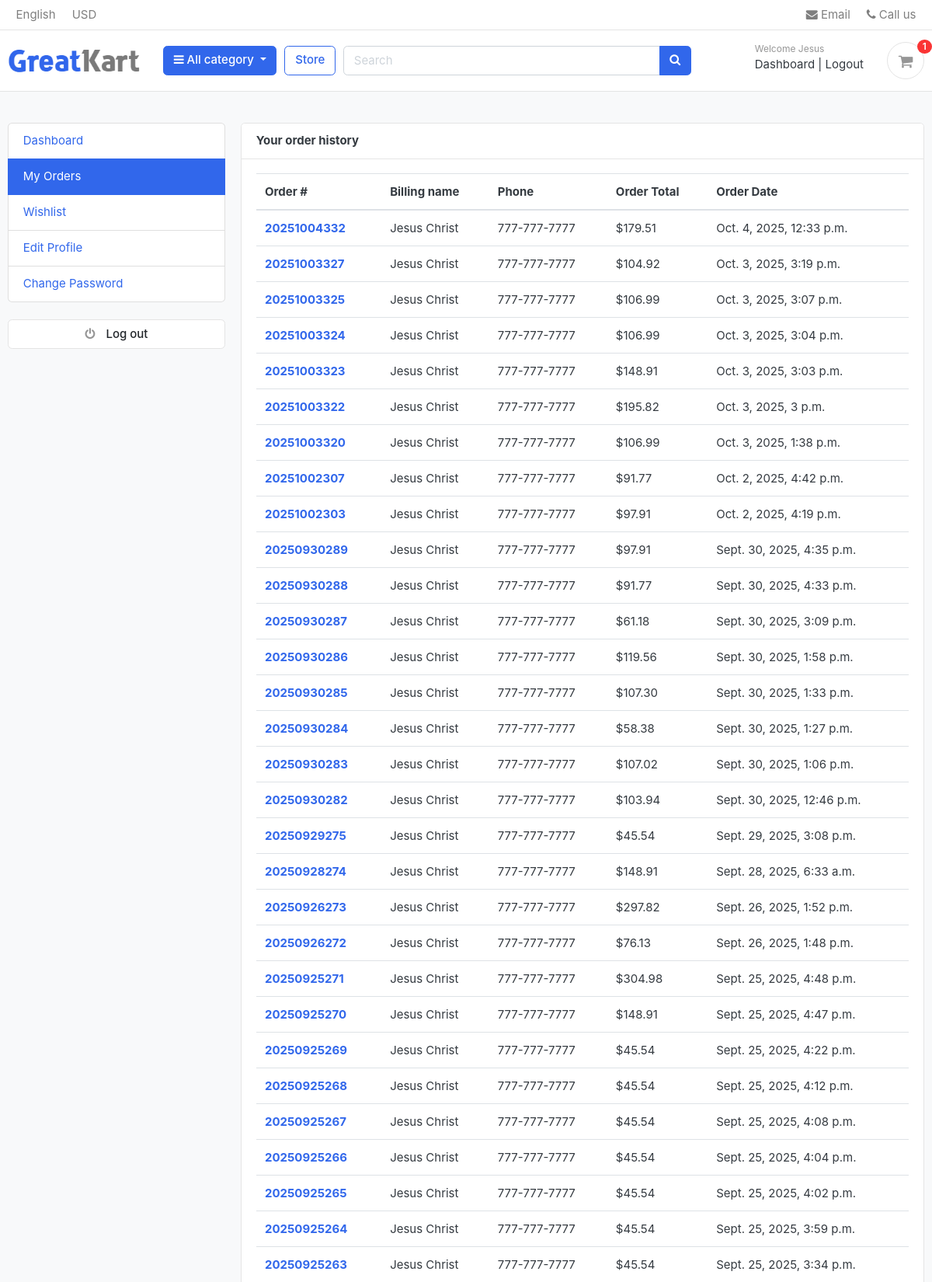
The page /accounts/my_orders/ (signed in, upper part) on the database its author committed.
### accounts/models.py (models this page shows, shortened)
class Account(AbstractUser):
    first_name = models.CharField(max_length=50)
    last_name = models.CharField(max_length=50)
    username = models.CharField(max_length=50, unique=True)
    email = models.EmailField(max_length=100, unique=True)
    phone_number = models.CharField(max_length=50)
    date_joined = models.DateTimeField(auto_now_add=True)
    last_login = models.DateTimeField(auto_now_add=True)
    is_admin = models.BooleanField(default=False)
    is_staff = models.BooleanField(default=False)
    is_active = models.BooleanField(default=False)
    is_superadmin = models.BooleanField(default=False)
    USERNAME_FIELD = 'email'
    REQUIRED_FIELDS = ['username', 'first_name', 'last_name']
    objects = MyAccountManager()

### orders/models.py (models this page shows, shortened)
class Order(models.Model):
    STATUS = (
        ("AUTHORIZED", "Authorized"),
        ("PENDING", "Pending"),
        ("CAPTURED", "Captured"),
        ("REFUNDED", "Refunded"),
    )
    ORDER_STATUS = (
        ("PROCESSING", "Processing"),
        ("SHIPPED", "Shipped"),
        ("CANCELLED", "Cancelled"),
        ("RETURNED", "Returned"),
    )
    user = models.ForeignKey(Account, on_delete=models.SET_NULL, null=True)
    payment = models.ForeignKey(Payment, on_delete=models.SET_NULL, blank=True, null=True)
    order_number = models.CharField(max_length=20)
    first_name = models.CharField(max_length=50)
    last_name = models.CharField(max_length=50)
    phone = models.CharField(max_length=15)
    email = models.EmailField(max_length=50)
    address_line_1 = models.CharField(max_length=50)
    address_line_2 = models.CharField(max_length=50, blank=True)
    country = models.CharField(max_length=2, default='US')  # 2-letter code
    state = models.CharField(max_length=2)
    city = models.CharField(max_length=50)
    zip_code = models.CharField(max_length=10)
    order_note = models.CharField(max_length=100, blank=True)
    order_total = models.DecimalField(max_digits=10, decimal_places=2)
    tax = models.DecimalField(max_digits=10, decimal_places=2)
    shipping_cost = models.DecimalField(max_digits=10, decimal_places=2, default=0,
                                        help_text="Final shipping cost applied to this order")
    status = models.CharField(max_length=10,choices=STATUS,default="AUTHORIZED",verbose_name="Payment Status")
    tracking_number = models.CharField(max_length=100, blank=True, null=True,
                                       help_text="Carrier tracking number for shipment")
    order_status = models.CharField(max_length=15,choices=ORDER_STATUS,default="PROCESSING",)
    is_ordered = models.BooleanField(default=False)
    ip = models.CharField(blank=True, max_length=20)
    created_at = models.DateTimeField(auto_now_add=True)
    updated_at = models.DateTimeField(auto_now=True)
    shipping_first_name = models.CharField(max_length=50, blank=True)
    shipping_last_name = models.CharField(max_length=50, blank=True)
    shipping_phone = models.CharField(max_length=15, blank=True)
    shipping_email = models.EmailField(max_length=50, blank=True)
    shipping_address_line_1 = models.CharField(max_length=50, blank=True)
    shipping_address_line_2 = models.CharField(max_length=50, blank=True)
    shipping_country = models.CharField(max_length=2, blank=True, default='US')
    shipping_state = models.CharField(max_length=2, blank=True)
    shipping_city = models.CharField(max_length=50, blank=True)
    shipping_zip_code = models.CharField(max_length=20, blank=True)
    shipping_method = models.CharField(max_length=50, blank=True, null=True,
                                       help_text="Carrier or type (e.g., FedEx Home, Free Shipping)")
    supplier_name = models.CharField(max_length=255, blank=True, null=True)
    po_number = models.CharField(max_length=100, blank=True, null=True)
    supplier_order_date = models.DateField(blank=True, null=True)
    paypal_authorization_id = models.CharField(max_length=255, blank=True, null=True)
    paypal_order_id = models.CharField(max_length=255, blank=True, null=True)
    def full_name(self):
        return f'{self.first_name} {self.last_name}'

### accounts/views.py (the view)
# urls.py: path('my_orders/', views.my_orders, name='my_orders'),
@login_required(login_url='login')
def my_orders(request):
    orders = Order.objects.filter(
        user=request.user
    ).exclude(
        status="New"   # hide only brand new / incomplete orders
    ).order_by('-created_at')
    context = {
        'orders': orders,
    }
    return render(request, 'accounts/my_orders.html', context)

### carts/context_processors.py (called while the page is built)
def counter(request):
    cart_count = 0
    if 'admin' in request.path:
        return {}
    else:
        try:
            cart = Cart.objects.filter(cart_id= _cart_id(request))
            if request.user.is_authenticated:
                cart_items = CartItem.objects.all().filter(user=request.user)
            else:
                cart_items = CartItem.objects.all().filter(cart=cart[:1])
            for cart_item in cart_items:
                cart_count += cart_item.quantity
        except Cart.DoesNotExist:
            cart_count = 0
    return dict(cart_count=cart_count)

### carts/utils.py (called while the page is built)
def _cart_id(request):
    cart_id = request.session.get('cart_id')
    if not cart_id:
        cart_id = str(uuid.uuid4())
        request.session['cart_id'] = cart_id
        request.session.modified = True
    return cart_id

### category/context_processors.py (called while the page is built)
def menu_links(request):
    from category.models import Category
    links = Category.objects.all()
    return dict(links=links)

### category/models.py (called while the page is built)
    def get_url(self):
        return reverse('store:products_by_category', args=[self.slug])

### store/context_processors.py (called while the page is built)
def recently_viewed(request):
    viewed_ids = request.session.get('viewed_products', [])
    recently_viewed = Product.objects.filter(id__in=viewed_ids, is_available=True).order_by('-modified_date')[:5]  # Limit to 5, match session order if possible
    ordered_products = sorted(recently_viewed, key=lambda p: viewed_ids.index(p.id) if p.id in viewed_ids else len(viewed_ids))
    return {'recently_viewed': ordered_products}

### templates/accounts/my_orders.html (shortened to what this page needs)
{% extends 'base.html' %}
{% block content %}
<section class="section-content padding-y bg">
<div class="container">
	<div class="row">
	{% include 'includes/dashboard_sidebar.html' %}
	<main class="col-md-9">
		<article class="card">
		<header class="card-header">
			<strong class="d-inline-block mr-3">Your order history</strong>
		</header>
		<div class="card-body">
			<div class="row">
			<div class="col-md-12">
				<table class="table table-hover">
  <thead>
    <tr>
      <th scope="col">Order #</th>
      <th scope="col">Billing name</th>
      <th scope="col">Phone </th>
      <th scope="col">Order Total</th>
	  <th scope="col">Order Date</th>
    </tr>
  </thead>
  <tbody>
  	{% for order in orders %}
    <tr>
      <th scope="row"><a href="{% url 'order_detail' order.order_number  %}">{{ order.order_number }}</a></th>
      <td>{{ order.full_name }}</td>
      <td>{{ order.phone }}</td>
      <td>${{ order.order_total|floatformat:2 }}</td>
	  <td>{{ order.created_at }}</td>
    </tr>
	{% endfor %}
  </tbody>
</table>
			</div>
			</div>
			</div>
		</article>
	</main>
</div>
</div>
</section>
{% endblock %}

### templates/includes/navbar.html (shortened to what this page needs)
{% load static %}
<header class="section-header">
    <nav class="navbar p-md-0 navbar-expand-sm navbar-light border-bottom">
        <div class="container">
            <div class="collapse navbar-collapse" id="navbarTop4">
                <ul class="navbar-nav mr-auto">
                    <li class="nav-item dropdown">
                        <a href="#" class="nav-link"> English </a>
                    </li>
                    <li class="nav-item dropdown">
                        <a href="#" class="nav-link"> USD </a>
                    </li>
                </ul>
                <ul class="navbar-nav">
                    <li><a href="#" class="nav-link"> <i class="fa fa-envelope"></i> Email </a></li>
                    <li><a href="#" class="nav-link"> <i class="fa fa-phone"></i> Call us </a></li>
                </ul>
            </div>
        </div>
    </nav>
    <section class="header-main border-bottom">
        <div class="container">
            <div class="row align-items-center">
                <div class="col-lg-2 col-md-3 col-6">
                    <a href="{% url 'home' %}" class="brand-wrap">
                        <img class="logo" src="{% static './images/logo.png' %}">
                    </a>
                </div>
                <div class="col-lg col-sm col-md col-6 flex-grow-0">
                    <div class="category-wrap dropdown d-inline-block float-right">
                        <button type="button" class="btn btn-primary dropdown-toggle" data-toggle="dropdown">
                            <i class="fa fa-bars"></i> All category
                        </button>
                    </div>
                </div>
                <a href="{% url 'store:store' %}" class="btn btn-outline-primary">Store</a>
                <div class="col-lg col-md-6 col-sm-12 col">
                    <form action="{% url 'store:search' %}" class="search" method="GET">
                        <div class="input-group w-100">
                            <input type="text" class="form-control" style="width:60%;" placeholder="Search" name="keyword">
                            <div class="input-group-append">
                                <button class="btn btn-primary" type="submit">
                                    <i class="fa fa-search"></i>
                                </button>
                            </div>
                        </div>
                    </form>
                </div>
                <div class="col-lg-3 col-sm-6 col-8 order-2 order-lg-3">
                    <div class="d-flex justify-content-end mb-3 mb-lg-0">
                        {% if user.id is None %}
                            <div class="widget-header">
                                <small class="title text-muted">Welcome guest!</small>
                                <div>
                                    <a href="{% url 'login' %}">Sign in</a>
                                    <span class="dark-transp"> | </span>
                                    <a href="{% url 'register' %}"> Register</a>
                                </div>
                            </div>
                        {% else %}
                            <div class="widget-header">
                                <small class="title text-muted">Welcome {{user.first_name}}</small>
                                <div>
                                    <a href="{% url 'dashboard' %}">Dashboard</a>
                                    <span class="dark-transp"> | </span>
                                    <a href="{% url 'logout' %}"> Logout</a>
                                </div>
                            </div>
                        {% endif %}
                        <a href="{% url 'cart' %}" class="widget-header pl-3 ml-3">
                            <div class="icon icon-sm rounded-circle border"><i class="fa fa-shopping-cart"></i></div>
                            <span class="badge badge-pill badge-danger notify">{{ cart_count }}</span>
                        </a>
                    </div>
                </div>
            </div>
        </div>
    </section>
</header>

### static/css/ui.css (style rules this page uses)
html { font-family: "Inter", sans-serif; font-size: 15px; }
.icon-xs, .icon-sm, .icon-md, .icon-lg { display: inline-block; text-align: center; flex-shrink: 0; flex-grow: 0; }
.icon-sm { width: 48px; height: 48px; line-height: 48px !important; font-size: 20px; }
.padding-y { padding-top: 40px; padding-bottom: 40px; }
article:after, .form-group:after { display: block; clear: both; content: ""; }
.bg { background-color: #f8f9fa; }
.header-main { position: relative; padding-top: 1rem; padding-bottom: 1rem; }
.brand-wrap .logo, .navbar-brand .logo { margin-right: 7px; max-height: 42px; display: inline-block; }
.widget-header { display: inline-block; vertical-align: middle; position: relative; }
.widget-header a { color: #343a40; }
.widget-header i { color: #969696; }
.widget-header .title { display: block; }
.widget-header .notify { position: absolute; top: -3px; right: -10px; }
.notify { position: absolute; top: -4px; right: -10px; display: inline-block; padding: 0.25em 0.6em; font-size: 12px; line-height: 1; text-align: center; border-radius: 3rem; color: #fff; background-color: #fa3434; }

### templates/base.html (style rules this page uses)
body { padding-top: 0; }

### rows shown on the page
Account: first_name "Jesus"
Order: order_number "20251004332", full_name "Jesus Christ", phone "777-777-7777", order_total "179.51", created_at "Oct. 4, 2025, 12:33 p.m."
Order: order_number "20251003327", full_name "Jesus Christ", phone "777-777-7777", order_total "104.92", created_at "Oct. 3, 2025, 3:19 p.m."
Order: order_number "20251003325", full_name "Jesus Christ", phone "777-777-7777", order_total "106.99", created_at "Oct. 3, 2025, 3:07 p.m."
Order: order_number "20251003324", full_name "Jesus Christ", phone "777-777-7777", order_total "106.99", created_at "Oct. 3, 2025, 3:04 p.m."
Order: order_number "20251003323", full_name "Jesus Christ", phone "777-777-7777", order_total "148.91", created_at "Oct. 3, 2025, 3:03 p.m."
Order: order_number "20251003322", full_name "Jesus Christ", phone "777-777-7777", order_total "195.82", created_at "Oct. 3, 2025, 3 p.m."
Order: order_number "20251003320", full_name "Jesus Christ", phone "777-777-7777", order_total "106.99", created_at "Oct. 3, 2025, 1:38 p.m."
Order: order_number "20251002307", full_name "Jesus Christ", phone "777-777-7777", order_total "91.77", created_at "Oct. 2, 2025, 4:42 p.m."
Order: order_number "20251002303", full_name "Jesus Christ", phone "777-777-7777", order_total "97.91", created_at "Oct. 2, 2025, 4:19 p.m."
Order: order_number "20250930289", full_name "Jesus Christ", phone "777-777-7777", order_total "97.91", created_at "Sept. 30, 2025, 4:35 p.m."
Order: order_number "20250930288", full_name "Jesus Christ", phone "777-777-7777", order_total "91.77", created_at "Sept. 30, 2025, 4:33 p.m."
Order: order_number "20250930287", full_name "Jesus Christ", phone "777-777-7777", order_total "61.18", created_at "Sept. 30, 2025, 3:09 p.m."
Order: order_number "20250930286", full_name "Jesus Christ", phone "777-777-7777", order_total "119.56", created_at "Sept. 30, 2025, 1:58 p.m."
Order: order_number "20250930285", full_name "Jesus Christ", phone "777-777-7777", order_total "107.30", created_at "Sept. 30, 2025, 1:33 p.m."
Order: order_number "20250930284", full_name "Jesus Christ", phone "777-777-7777", order_total "58.38", created_at "Sept. 30, 2025, 1:27 p.m."
Order: order_number "20250930283", full_name "Jesus Christ", phone "777-777-7777", order_total "107.02", created_at "Sept. 30, 2025, 1:06 p.m."
Order: order_number "20250930282", full_name "Jesus Christ", phone "777-777-7777", order_total "103.94", created_at "Sept. 30, 2025, 12:46 p.m."
Order: order_number "20250929275", full_name "Jesus Christ", phone "777-777-7777", order_total "45.54", created_at "Sept. 29, 2025, 3:08 p.m."
Order: order_number "20250928274", full_name "Jesus Christ", phone "777-777-7777", order_total "148.91", created_at "Sept. 28, 2025, 6:33 a.m."
Order: order_number "20250926273", full_name "Jesus Christ", phone "777-777-7777", order_total "297.82", created_at "Sept. 26, 2025, 1:52 p.m."
Order: order_number "20250926272", full_name "Jesus Christ", phone "777-777-7777", order_total "76.13", created_at "Sept. 26, 2025, 1:48 p.m."
Order: order_number "20250925271", full_name "Jesus Christ", phone "777-777-7777", order_total "304.98", created_at "Sept. 25, 2025, 4:48 p.m."
Order: order_number "20250925270", full_name "Jesus Christ", phone "777-777-7777", order_total "148.91", created_at "Sept. 25, 2025, 4:47 p.m."
Order: order_number "20250925269", full_name "Jesus Christ", phone "777-777-7777", order_total "45.54", created_at "Sept. 25, 2025, 4:22 p.m."
Order: order_number "20250925268", full_name "Jesus Christ", phone "777-777-7777", order_total "45.54", created_at "Sept. 25, 2025, 4:12 p.m."
Order: order_number "20250925267", full_name "Jesus Christ", phone "777-777-7777", order_total "45.54", created_at "Sept. 25, 2025, 4:08 p.m."
Order: order_number "20250925266", full_name "Jesus Christ", phone "777-777-7777", order_total "45.54", created_at "Sept. 25, 2025, 4:04 p.m."
Order: order_number "20250925265", full_name "Jesus Christ", phone "777-777-7777", order_total "45.54", created_at "Sept. 25, 2025, 4:02 p.m."
Order: order_number "20250925264", full_name "Jesus Christ", phone "777-777-7777", order_total "45.54", created_at "Sept. 25, 2025, 3:59 p.m."
Order: order_number "20250925263", full_name "Jesus Christ", phone "777-777-7777", order_total "45.54", created_at "Sept. 25, 2025, 3:34 p.m."

### other values the page prints
{{ cart_count }} "1"
